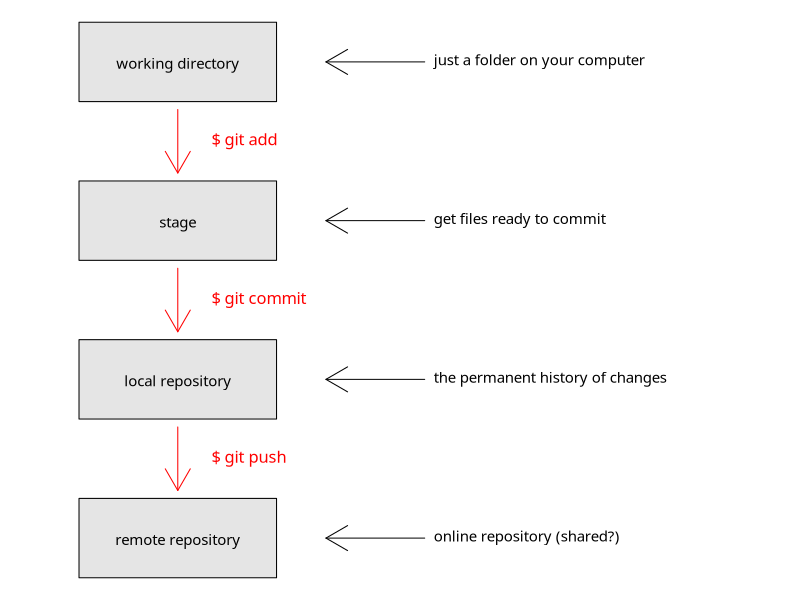

The R source for this figure:
## ---- chunk 1
plot.info  <-  function(y, text1, text2, text3, final.arrows) {
    polygon(c(1,5,5,1), c(y,y,y+1,y+1), col='grey90')
    text(3,y+0.3,text1,pos=3)
    arrows(8,y+0.5,6,y+0.5)
    text(8,y+0.5,text2,pos=4)
    if(final.arrows) {
        arrows(3,y-0.1,3,y-0.9, col='red')
        text(3.5,y-0.5,text3,pos=4,cex=1.1,col='red')
    }
}

chart.info  <-  list(c(9,'working directory','just a folder on your computer','$ git add',TRUE), 
                     c(7,'stage','get files ready to commit','$ git commit',TRUE),
                     c(5,'local repository','the permanent history of changes','$ git push',TRUE),
                     c(3,'remote repository','online repository (shared?)','',FALSE))

par(family='Monaco', mar=c(0,0,0,0), cex=0.9)
plot(0, 0, type='n', xlim=c(0,15), ylim=c(3,10),  ylab='', xlab='', axes=FALSE)
x<-sapply(chart.info, function(x){plot.info(as.numeric(x[1]),x[2],x[3],x[4],x[5])})

## ---- chunk 2
cat("$ git init")
## ---- chunk 3
cat("$ git status")
## ---- chunk 4
cat("$ git add filename\n\n#conversely you can add all files (and deletions) by typing\n$ git add --all")
## ---- chunk 5
cat("$ git commit -m 'your message here'")
## ---- chunk 6
cat("$ git log")
